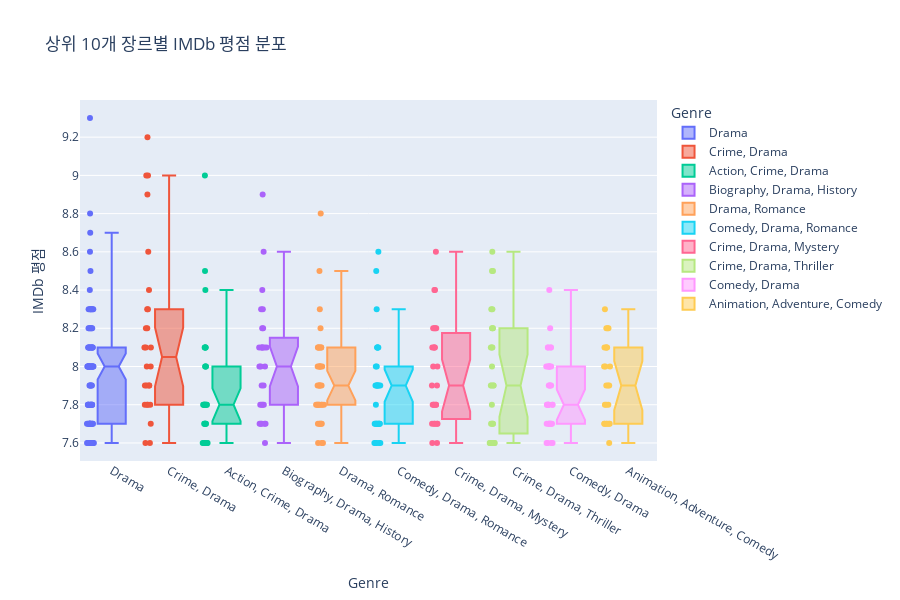

The code cell stored with this chart in its notebook:
### Code cell
top_genres = df['Genre'].value_counts().nlargest(10).index
df_top_genres = df[df['Genre'].isin(top_genres)]

fig = px.box(
    df_top_genres,
    x='Genre',
    y='IMDB_Rating',
    title='상위 10개 장르별 IMDb 평점 분포',
    height=600,
    color='Genre',
    points='all',
    notched=True
)
fig.update_layout(
    yaxis_title='IMDb 평점',
)
fig.show()

### Figure 1 — Plotly figure (JSON) as saved in the notebook; plotly's stock layout.template omitted (floating-point values rounded to 4 significant figures)
{"data": [{"alignmentgroup": "True", "boxpoints": "all", "hovertemplate": "Genre=%{x}<br>IMDB_Rating=%{y}<extra></extra>", "legendgroup": "Drama", "marker": {"color": "#636efa"}, "name": "Drama", "notched": true, "offsetgroup": "Drama", "orientation": "v", "showlegend": true, "type": "box", "x": ["Drama", "Drama", "Drama", "Drama", "Drama", "Drama", "Drama", "Drama", "Drama", "Drama", "Drama", "Drama", "Drama", "Drama", "Drama", "Drama", "Drama", "Drama", "Drama", "Drama", "Drama", "Drama", "Drama", "Drama", "Drama", "Drama", "Drama", "Drama", "Drama", "Drama", "Drama", "Drama", "Drama", "Drama", "Drama", "Drama", "Drama", "Drama", "Drama", "Drama", "Drama", "Drama", "Drama", "Drama", "Drama", "Drama", "Drama", "Drama", "Drama", "Drama", "Drama", "Drama", "Drama", "Drama", "Drama", "Drama", "Drama", "Drama", "Drama", "Drama", "Drama", "Drama", "Drama", "Drama", "Drama", "Drama", "Drama", "Drama", "Drama", "Drama", "Drama", "Drama", "Drama", "Drama", "Drama", "Drama", "Drama", "Drama", "Drama", "Drama", "Drama", "Drama", "Drama", "Drama", "Drama"], "x0": " ", "xaxis": "x", "y": [9.3, 8.8, 8.7, 8.6, 8.5, 8.4, 8.3, 8.3, 8.3, 8.3, 8.3, 8.3, 8.3, 8.2, 8.2, 8.2, 8.2, 8.2, 8.2, 8.1, 8.1, 8.1, 8.1, 8.1, 8.1, 8.1, 8.1, 8.1, 8.1, 8.0, 8.0, 8.0, 8.0, 8.0, 8.0, 8.0, 8.0, 8.0, 8.0, 8.0, 8.0, 8.0, 8.0, 8.0, 8.0, 8.0, 7.9, 7.9, 7.9, 7.9, 7.9, 7.8, 7.8, 7.8, 7.8, 7.8, 7.8, 7.8, 7.8, 7.8, 7.8, 7.8, 7.7, 7.7, 7.7, 7.7, 7.7, 7.7, 7.7, 7.7, 7.7, 7.7, 7.7, 7.7, 7.6, 7.6, 7.6, 7.6, 7.6, 7.6, 7.6, 7.6, 7.6, 7.6, 7.6], "y0": " ", "yaxis": "y"}, {"alignmentgroup": "True", "boxpoints": "all", "hovertemplate": "Genre=%{x}<br>IMDB_Rating=%{y}<extra></extra>", "legendgroup": "Crime, Drama", "marker": {"color": "#EF553B"}, "name": "Crime, Drama", "notched": true, "offsetgroup": "Crime, Drama", "orientation": "v", "showlegend": true, "type": "box", "x": ["Crime, Drama", "Crime, Drama", "Crime, Drama", "Crime, Drama", "Crime, Drama", "Crime, Drama", "Crime, Drama", "Crime, Drama", "Crime, Drama", "Crime, Drama", "Crime, Drama", "Crime, Drama", "Crime, Drama", "Crime, Drama", "Crime, Drama", "Crime, Drama", "Crime, Drama", "Crime, Drama", "Crime, Drama", "Crime, Drama", "Crime, Drama", "Crime, Drama", "Crime, Drama", "Crime, Drama", "Crime, Drama", "Crime, Drama"], "x0": " ", "xaxis": "x", "y": [9.2, 9.0, 9.0, 8.9, 8.6, 8.4, 8.3, 8.3, 8.2, 8.2, 8.1, 8.1, 8.1, 8.0, 8.0, 7.9, 7.9, 7.9, 7.9, 7.8, 7.8, 7.8, 7.8, 7.7, 7.6, 7.6], "y0": " ", "yaxis": "y"}, {"alignmentgroup": "True", "boxpoints": "all", "hovertemplate": "Genre=%{x}<br>IMDB_Rating=%{y}<extra></extra>", "legendgroup": "Action, Crime, Drama", "marker": {"color": "#00cc96"}, "name": "Action, Crime, Drama", "notched": true, "offsetgroup": "Action, Crime, Drama", "orientation": "v", "showlegend": true, "type": "box", "x": ["Action, Crime, Drama", "Action, Crime, Drama", "Action, Crime, Drama", "Action, Crime, Drama", "Action, Crime, Drama", "Action, Crime, Drama", "Action, Crime, Drama", "Action, Crime, Drama", "Action, Crime, Drama", "Action, Crime, Drama", "Action, Crime, Drama", "Action, Crime, Drama", "Action, Crime, Drama", "Action, Crime, Drama", "Action, Crime, Drama", "Action, Crime, Drama", "Action, Crime, Drama", "Action, Crime, Drama", "Action, Crime, Drama", "Action, Crime, Drama", "Action, Crime, Drama", "Action, Crime, Drama", "Action, Crime, Drama", "Action, Crime, Drama", "Action, Crime, Drama", "Action, Crime, Drama", "Action, Crime, Drama", "Action, Crime, Drama", "Action, Crime, Drama", "Action, Crime, Drama"], "x0": " ", "xaxis": "x", "y": [9.0, 8.5, 8.4, 8.1, 8.1, 8.1, 8.1, 8.0, 8.0, 8.0, 7.8, 7.8, 7.8, 7.8, 7.8, 7.8, 7.8, 7.8, 7.7, 7.7, 7.7, 7.7, 7.7, 7.6, 7.6, 7.6, 7.6, 7.6, 7.6, 7.6], "y0": " ", "yaxis": "y"}, {"alignmentgroup": "True", "boxpoints": "all", "hovertemplate": "Genre=%{x}<br>IMDB_Rating=%{y}<extra></extra>", "legendgroup": "Biography, Drama, History", "marker": {"color": "#ab63fa"}, "name": "Biography, Drama, History", "notched": true, "offsetgroup": "Biography, Drama, History", "orientation": "v", "showlegend": true, "type": "box", "x": ["Biography, Drama, History", "Biography, Drama, History", "Biography, Drama, History", "Biography, Drama, History", "Biography, Drama, History", "Biography, Drama, History", "Biography, Drama, History", "Biography, Drama, History", "Biography, Drama, History", "Biography, Drama, History", "Biography, Drama, History", "Biography, Drama, History", "Biography, Drama, History", "Biography, Drama, History", "Biography, Drama, History", "Biography, Drama, History", "Biography, Drama, History", "Biography, Drama, History", "Biography, Drama, History", "Biography, Drama, History", "Biography, Drama, History", "Biography, Drama, History", "Biography, Drama, History", "Biography, Drama, History", "Biography, Drama, History", "Biography, Drama, History", "Biography, Drama, History", "Biography, Drama, History"], "x0": " ", "xaxis": "x", "y": [8.9, 8.6, 8.4, 8.3, 8.3, 8.2, 8.2, 8.1, 8.1, 8.1, 8.1, 8.1, 8.1, 8.0, 8.0, 8.0, 7.9, 7.9, 7.8, 7.8, 7.8, 7.8, 7.7, 7.7, 7.7, 7.7, 7.7, 7.6], "y0": " ", "yaxis": "y"}, {"alignmentgroup": "True", "boxpoints": "all", "hovertemplate": "Genre=%{x}<br>IMDB_Rating=%{y}<extra></extra>", "legendgroup": "Drama, Romance", "marker": {"color": "#FFA15A"}, "name": "Drama, Romance", "notched": true, "offsetgroup": "Drama, Romance", "orientation": "v", "showlegend": true, "type": "box", "x": ["Drama, Romance", "Drama, Romance", "Drama, Romance", "Drama, Romance", "Drama, Romance", "Drama, Romance", "Drama, Romance", "Drama, Romance", "Drama, Romance", "Drama, Romance", "Drama, Romance", "Drama, Romance", "Drama, Romance", "Drama, Romance", "Drama, Romance", "Drama, Romance", "Drama, Romance", "Drama, Romance", "Drama, Romance", "Drama, Romance", "Drama, Romance", "Drama, Romance", "Drama, Romance", "Drama, Romance", "Drama, Romance", "Drama, Romance", "Drama, Romance", "Drama, Romance", "Drama, Romance", "Drama, Romance", "Drama, Romance", "Drama, Romance", "Drama, Romance", "Drama, Romance", "Drama, Romance", "Drama, Romance", "Drama, Romance"], "x0": " ", "xaxis": "x", "y": [8.8, 8.5, 8.3, 8.2, 8.1, 8.1, 8.1, 8.1, 8.1, 8.1, 8.0, 8.0, 8.0, 8.0, 8.0, 8.0, 7.9, 7.9, 7.9, 7.9, 7.9, 7.8, 7.8, 7.8, 7.8, 7.8, 7.8, 7.8, 7.8, 7.7, 7.7, 7.7, 7.7, 7.7, 7.6, 7.6, 7.6], "y0": " ", "yaxis": "y"}, {"alignmentgroup": "True", "boxpoints": "all", "hovertemplate": "Genre=%{x}<br>IMDB_Rating=%{y}<extra></extra>", "legendgroup": "Comedy, Drama, Romance", "marker": {"color": "#19d3f3"}, "name": "Comedy, Drama, Romance", "notched": true, "offsetgroup": "Comedy, Drama, Romance", "orientation": "v", "showlegend": true, "type": "box", "x": ["Comedy, Drama, Romance", "Comedy, Drama, Romance", "Comedy, Drama, Romance", "Comedy, Drama, Romance", "Comedy, Drama, Romance", "Comedy, Drama, Romance", "Comedy, Drama, Romance", "Comedy, Drama, Romance", "Comedy, Drama, Romance", "Comedy, Drama, Romance", "Comedy, Drama, Romance", "Comedy, Drama, Romance", "Comedy, Drama, Romance", "Comedy, Drama, Romance", "Comedy, Drama, Romance", "Comedy, Drama, Romance", "Comedy, Drama, Romance", "Comedy, Drama, Romance", "Comedy, Drama, Romance", "Comedy, Drama, Romance", "Comedy, Drama, Romance", "Comedy, Drama, Romance", "Comedy, Drama, Romance", "Comedy, Drama, Romance", "Comedy, Drama, Romance", "Comedy, Drama, Romance", "Comedy, Drama, Romance", "Comedy, Drama, Romance", "Comedy, Drama, Romance", "Comedy, Drama, Romance", "Comedy, Drama, Romance"], "x0": " ", "xaxis": "x", "y": [8.6, 8.5, 8.3, 8.1, 8.1, 8.1, 8.1, 8.0, 8.0, 7.9, 7.9, 7.9, 7.9, 7.9, 7.9, 7.9, 7.8, 7.7, 7.7, 7.7, 7.7, 7.7, 7.7, 7.7, 7.7, 7.7, 7.6, 7.6, 7.6, 7.6, 7.6], "y0": " ", "yaxis": "y"}, {"alignmentgroup": "True", "boxpoints": "all", "hovertemplate": "Genre=%{x}<br>IMDB_Rating=%{y}<extra></extra>", "legendgroup": "Crime, Drama, Mystery", "marker": {"color": "#FF6692"}, "name": "Crime, Drama, Mystery", "notched": true, "offsetgroup": "Crime, Drama, Mystery", "orientation": "v", "showlegend": true, "type": "box", "x": ["Crime, Drama, Mystery", "Crime, Drama, Mystery", "Crime, Drama, Mystery", "Crime, Drama, Mystery", "Crime, Drama, Mystery", "Crime, Drama, Mystery", "Crime, Drama, Mystery", "Crime, Drama, Mystery", "Crime, Drama, Mystery", "Crime, Drama, Mystery", "Crime, Drama, Mystery", "Crime, Drama, Mystery", "Crime, Drama, Mystery", "Crime, Drama, Mystery", "Crime, Drama, Mystery", "Crime, Drama, Mystery", "Crime, Drama, Mystery", "Crime, Drama, Mystery", "Crime, Drama, Mystery", "Crime, Drama, Mystery", "Crime, Drama, Mystery", "Crime, Drama, Mystery", "Crime, Drama, Mystery", "Crime, Drama, Mystery", "Crime, Drama, Mystery", "Crime, Drama, Mystery", "Crime, Drama, Mystery"], "x0": " ", "xaxis": "x", "y": [8.6, 8.4, 8.4, 8.2, 8.2, 8.2, 8.2, 8.1, 8.1, 8.1, 8.1, 8.0, 8.0, 7.9, 7.9, 7.8, 7.8, 7.8, 7.8, 7.8, 7.7, 7.7, 7.7, 7.7, 7.7, 7.6, 7.6], "y0": " ", "yaxis": "y"}, {"alignmentgroup": "True", "boxpoints": "all", "hovertemplate": "Genre=%{x}<br>IMDB_Rating=%{y}<extra></extra>", "legendgroup": "Crime, Drama, Thriller", "marker": {"color": "#B6E880"}, "name": "Crime, Drama, Thriller", "notched": true, "offsetgroup": "Crime, Drama, Thriller", "orientation": "v", "showlegend": true, "type": "box", "x": ["Crime, Drama, Thriller", "Crime, Drama, Thriller", "Crime, Drama, Thriller", "Crime, Drama, Thriller", "Crime, Drama, Thriller", "Crime, Drama, Thriller", "Crime, Drama, Thriller", "Crime, Drama, Thriller", "Crime, Drama, Thriller", "Crime, Drama, Thriller", "Crime, Drama, Thriller", "Crime, Drama, Thriller", "Crime, Drama, Thriller", "Crime, Drama, Thriller", "Crime, Drama, Thriller", "Crime, Drama, Thriller", "Crime, Drama, Thriller", "Crime, Drama, Thriller", "Crime, Drama, Thriller", "Crime, Drama, Thriller", "Crime, Drama, Thriller", "Crime, Drama, Thriller", "Crime, Drama, Thriller", "Crime, Drama, Thriller", "Crime, Drama, Thriller", "Crime, Drama, Thriller", "Crime, Drama, Thriller", "Crime, Drama, Thriller"], "x0": " ", "xaxis": "x", "y": [8.6, 8.5, 8.5, 8.3, 8.3, 8.2, 8.2, 8.2, 8.1, 8.1, 8.1, 8.0, 7.9, 7.9, 7.9, 7.9, 7.8, 7.7, 7.7, 7.7, 7.7, 7.6, 7.6, 7.6, 7.6, 7.6, 7.6, 7.6], "y0": " ", "yaxis": "y"}, {"alignmentgroup": "True", "boxpoints": "all", "hovertemplate": "Genre=%{x}<br>IMDB_Rating=%{y}<extra></extra>", "legendgroup": "Comedy, Drama", "marker": {"color": "#FF97FF"}, "name": "Comedy, Drama", "notched": true, "offsetgroup": "Comedy, Drama", "orientation": "v", "showlegend": true, "type": "box", "x": ["Comedy, Drama", "Comedy, Drama", "Comedy, Drama", "Comedy, Drama", "Comedy, Drama", "Comedy, Drama", "Comedy, Drama", "Comedy, Drama", "Comedy, Drama", "Comedy, Drama", "Comedy, Drama", "Comedy, Drama", "Comedy, Drama", "Comedy, Drama", "Comedy, Drama", "Comedy, Drama", "Comedy, Drama", "Comedy, Drama", "Comedy, Drama", "Comedy, Drama", "Comedy, Drama", "Comedy, Drama", "Comedy, Drama", "Comedy, Drama", "Comedy, Drama", "Comedy, Drama", "Comedy, Drama", "Comedy, Drama", "Comedy, Drama", "Comedy, Drama", "Comedy, Drama", "Comedy, Drama", "Comedy, Drama", "Comedy, Drama", "Comedy, Drama"], "x0": " ", "xaxis": "x", "y": [8.4, 8.2, 8.1, 8.1, 8.1, 8.1, 8.0, 8.0, 8.0, 8.0, 8.0, 8.0, 8.0, 7.9, 7.9, 7.9, 7.9, 7.8, 7.8, 7.8, 7.8, 7.8, 7.8, 7.8, 7.7, 7.7, 7.7, 7.7, 7.7, 7.7, 7.7, 7.6, 7.6, 7.6, 7.6], "y0": " ", "yaxis": "y"}, {"alignmentgroup": "True", "boxpoints": "all", "hovertemplate": "Genre=%{x}<br>IMDB_Rating=%{y}<extra></extra>", "legendgroup": "Animation, Adventure, Comedy", "marker": {"color": "#FECB52"}, "name": "Animation, Adventure, Comedy", "notched": true, "offsetgroup": "Animation, Adventure, Comedy", "orientation": "v", "showlegend": true, "type": "box", "x": ["Animation, Adventure, Comedy", "Animation, Adventure, Comedy", "Animation, Adventure, Comedy", "Animation, Adventure, Comedy", "Animation, Adventure, Comedy", "Animation, Adventure, Comedy", "Animation, Adventure, Comedy", "Animation, Adventure, Comedy", "Animation, Adventure, Comedy", "Animation, Adventure, Comedy", "Animation, Adventure, Comedy", "Animation, Adventure, Comedy", "Animation, Adventure, Comedy", "Animation, Adventure, Comedy", "Animation, Adventure, Comedy", "Animation, Adventure, Comedy", "Animation, Adventure, Comedy", "Animation, Adventure, Comedy", "Animation, Adventure, Comedy", "Animation, Adventure, Comedy", "Animation, Adventure, Comedy", "Animation, Adventure, Comedy", "Animation, Adventure, Comedy", "Animation, Adventure, Comedy"], "x0": " ", "xaxis": "x", "y": [8.3, 8.2, 8.2, 8.2, 8.1, 8.1, 8.1, 8.1, 8.0, 8.0, 8.0, 7.9, 7.9, 7.9, 7.8, 7.8, 7.8, 7.7, 7.7, 7.7, 7.7, 7.7, 7.7, 7.6], "y0": " ", "yaxis": "y"}], "layout": {"boxmode": "overlay", "height": 600, "legend": {"title": {"text": "Genre"}, "tracegroupgap": 0}, "title": {"text": "상위 10개 장르별 IMDb 평점 분포"}, "xaxis": {"anchor": "y", "categoryarray": ["Drama", "Crime, Drama", "Action, Crime, Drama", "Biography, Drama, History", "Drama, Romance", "Comedy, Drama, Romance", "Crime, Drama, Mystery", "Crime, Drama, Thriller", "Comedy, Drama", "Animation, Adventure, Comedy"], "categoryorder": "array", "domain": [0, 1], "title": {"text": "Genre"}}, "yaxis": {"anchor": "x", "domain": [0, 1], "title": {"text": "IMDb 평점"}}}}
